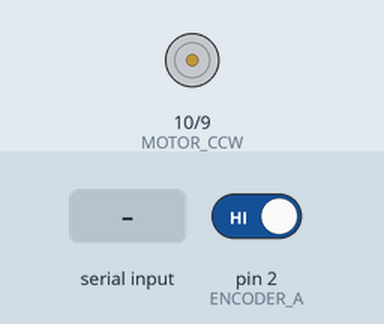
Recording of a sketch running on a simulated Arduino Uno, built with avr-gcc and run on an emulated ATmega328P. On the bench: motor-driver pin pairs drawn as motors (green arrow = first pin HIGH = forward, orange = second pin HIGH = backward, longer = more drive). The inputs (shaded band) are chosen by the test bench; at power-on: pin 2 (ENCODER_A) HIGH. What the sketch prints to the serial monitor is not drawn.

Above: at 1.2 s.
1.3 s: "90,45\n" received over Serial
At 1.6 s:
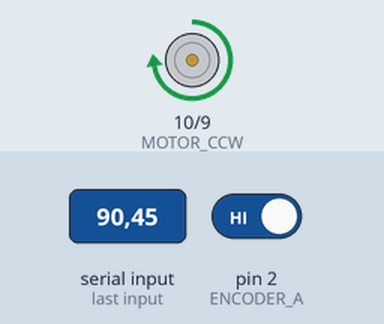
2.8 s: "5\n" received over Serial
Timing chart, 0 to 5.8 s (numbered marks = the images above; inputs shaded):
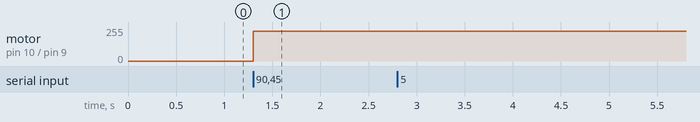

The sketch:

v1_pid_controller.ino
```cpp
#include <PIDController.h>
/* ENCODER_A and ENCODER_B pins are used to read the encoder
   data from the microcontroller, the data from the encoder
   comes very fast so these two pins have to be interrupt enabled
   pins
*/
#define ENCODER_A 2
#define ENCODER_B 3
/* the MOTOR_CW and MOTOR_CCW pins are used to drive the H-bridge
   the H-bridge then drives the motors, This two pins must have to
   be PWM enabled, otherwise the code will not work.
*/
#define MOTOR_CW 9
#define MOTOR_CCW 10
/*In this section we have defined the gain values for the
   proportional,integral, and derivative controller i have set
   the gain values with the help of trial and error methods.
*/
#define __Kp 260 // Proportional constant
#define __Ki 2.7 // Integral Constants
#define __Kd 2000 // Derivative Constant
volatile long int encoder_count = 0; // stores the current encoder count
unsigned int integerValue = 0; // stores the incoming serial value. Max value is 65535
char incomingByte; // parses and stores each individual character one by one
int motor_pwm_value = 255; // after PID computation data is stored in this variable.
PIDController pidcontroller;
void setup() {
  Serial.begin(115200); // Serial for Debugging
  pinMode(ENCODER_A, INPUT); // ENCODER_A as Input
  pinMode(ENCODER_B, INPUT); // ENCODER_B as Input
  pinMode(MOTOR_CW, OUTPUT); // MOTOR_CW as Output
  pinMode(MOTOR_CCW, OUTPUT); // MOTOR_CW as Output
  /* attach an interrupt to pin ENCODER_A of the Arduino, and when the
      pulse is in the RISING edge called the function encoder().
  */
  attachInterrupt(digitalPinToInterrupt(ENCODER_A), encoder, RISING);
  pidcontroller.begin(); // initialize the PID instance
  pidcontroller.tune(260, 2.7, 2000); // Tune the PID, arguments: kP, kI, kD
  pidcontroller.limit(-225, 225); // Limit the PID output between -255 to 255, this is important to get rid of integral windup!
}
void loop() {
  while (Serial.available() > 0) {
    integerValue = Serial.parseInt(); // stores the integerValue
    incomingByte = Serial.read(); // stores the /n character
    if (incomingByte == '\n') // if we receive a newline character we will continue in the loop
      continue;
  }
  pidcontroller.setpoint(integerValue); // The "goal" the PID controller tries to "reach",
  Serial.println(integerValue); // print the incoming value for debugging
  motor_pwm_value = pidcontroller.compute(encoder_count / 6); //Let the PID compute the value, returns the calculated optimal output
  Serial.print(motor_pwm_value); // print the calculated value for debugging
  Serial.print("   ");
  if (motor_pwm_value > 0) // if the motor_pwm_value is greater than zero we rotate the  motor in clockwise direction
    motor_ccw(motor_pwm_value);
  else // else we move it in a counter clockwise direction
    motor_cw(abs(motor_pwm_value));
  Serial.println(encoder_count / 6); // print the final encoder count.
}
void encoder() {
  if (digitalRead(ENCODER_B) == HIGH) // if ENCODER_B is high increase the count
    encoder_count++; // increment the count
  else // else decrease the count
    encoder_count--;  // decrement the count
}
void motor_cw(int power) {
  if (power > 100) {
    analogWrite(MOTOR_CW, power); //rotate the motor if the value is grater than 100
    digitalWrite(MOTOR_CCW, LOW); // make the other pin LOW
  }
  else {
    // both of the pins are set to low
    digitalWrite(MOTOR_CW, LOW);
    digitalWrite(MOTOR_CCW, LOW);
  }
}
void motor_ccw(int power) {
  if (power > 100) {
    analogWrite(MOTOR_CCW, power);
    digitalWrite(MOTOR_CW, LOW);
  }
  else {
    digitalWrite(MOTOR_CW, LOW);
    digitalWrite(MOTOR_CCW, LOW);
  }
}
```

Measured:
- after the input at 1.3 s, motor on pin 10 (MOTOR_CCW) / pin 9 (MOTOR_CW): stopped → forward 225/255 at once
